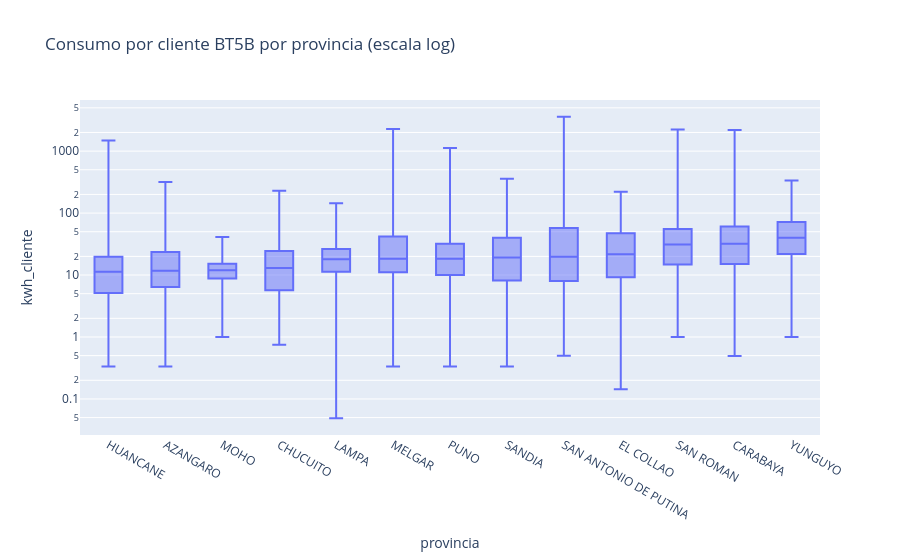

The notebook cell saved with this chart:
### Markdown cell above
## 4. Distribuciones por provincia
### 4.1 Comparación gráfica y prueba de Kruskal-Wallis
H₀: el consumo por cliente tiene la misma distribución en todas las provincias.

### Code cell
orden = b5.groupby("provincia")["kwh_cliente"].median().sort_values().index
fig = px.box(b5, x="provincia", y="kwh_cliente", category_orders={"provincia": list(orden)}, log_y=True,
             points=False, title="Consumo por cliente BT5B por provincia (escala log)")
fig.show()
kw = stats.kruskal(*[g["kwh_cliente"].to_numpy() for _, g in b5.groupby("provincia")])
print(f"Kruskal-Wallis H = {kw.statistic:,.1f}, p-valor = {kw.pvalue:.2e} → "
      + ("se rechaza H0: hay diferencias entre provincias." if kw.pvalue < 0.05 else "no se rechaza H0."))

### Figure 1 — Plotly figure (JSON) as saved in the notebook; plotly's stock layout.template omitted (floating-point values rounded to 4 significant figures; data arrays with more than 128 entries replaced by an {"elided": "..."} marker saying what was removed)
{"data": [{"alignmentgroup": "True", "boxpoints": false, "hovertemplate": "provincia=%{x}<br>kwh_cliente=%{y}<extra></extra>", "legendgroup": "", "marker": {"color": "#636efa"}, "name": "", "notched": false, "offsetgroup": "", "orientation": "v", "showlegend": false, "type": "box", "x": {"elided": "12394 str values"}, "x0": " ", "xaxis": "x", "y": {"elided": "12394 float values"}, "y0": " ", "yaxis": "y"}], "layout": {"boxmode": "group", "legend": {"tracegroupgap": 0}, "title": {"text": "Consumo por cliente BT5B por provincia (escala log)"}, "xaxis": {"anchor": "y", "categoryarray": ["HUANCANE", "AZANGARO", "MOHO", "CHUCUITO", "LAMPA", "MELGAR", "PUNO", "SANDIA", "SAN ANTONIO DE PUTINA", "EL COLLAO", "SAN ROMAN", "CARABAYA", "YUNGUYO"], "categoryorder": "array", "domain": [0, 1], "title": {"text": "provincia"}}, "yaxis": {"anchor": "x", "domain": [0, 1], "title": {"text": "kwh_cliente"}, "type": "log"}}}
